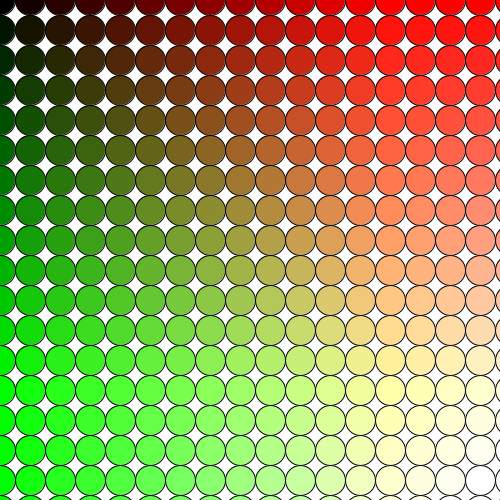
Frame 1 (no input)
Frame 60 (the mouse pressed at the canvas centre just before this capture): identical to frame 1, image omitted
Frame 120 (the mouse held since frame 60 and released just before this capture): identical to frame 1, image omitted

The Processing sketch that drew this single still picture (run headless with seeded random() and noise(); from frame 60 on, the mouse is pressed at the canvas centre):

// Processing sketch: grilla_de_elipses
// ── grilla_de_elipses.pde
float sepX, sepY;
void setup() {
  size(500, 500);
  sepX = 30;
  sepY = 30;
}

void draw() {
  //sepX = mouseX;
  //sepY = mouseY;
  background (255);
  for (int i=0; i<50; i++) {
    for (int j=0; j<50; j++) {
      fill(20*i, 20*j, i*j);
      ellipse(sepX*i, sepY*j, 30,30 );
    }
  }
}
